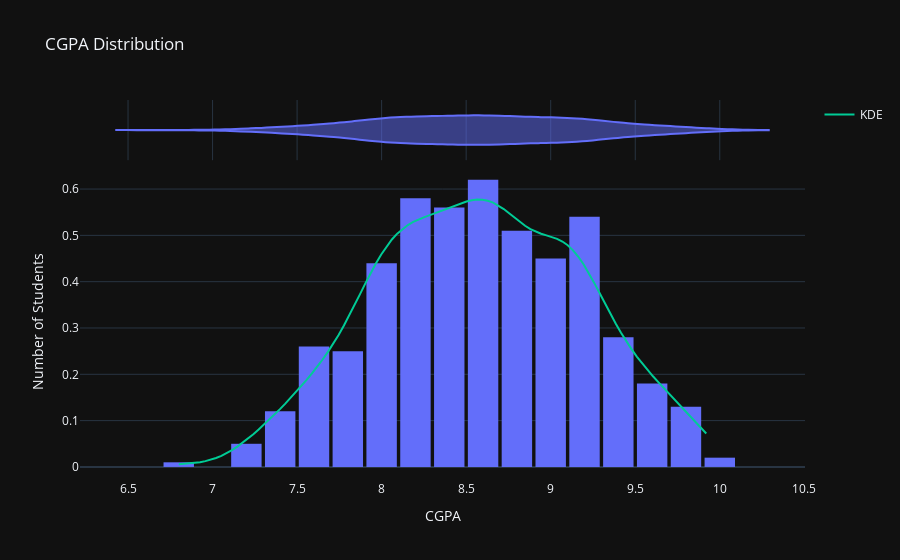

Notebook cell for this chart:
### Code cell
fig = px.histogram(adm_data, x='CGPA', nbins=20, marginal="violin", histnorm='probability density', title='CGPA Distribution')


# Extract the CGPA column
x = adm_data['CGPA']
# Create KDE line using scipy
kde = gaussian_kde(x)
x_range = np.linspace(x.min(), x.max(), 100)
kde_values = kde(x_range)

# Add KDE to the same figure
fig.add_trace(go.Scatter(x=x_range, y=kde_values, mode='lines', name='KDE'))


fig.update_layout(bargap=0.1,template='plotly_dark', yaxis_title='Number of Students')
fig.show(renderer="vscode")

### Figure 1 — Plotly figure (JSON) as saved in the notebook; plotly's stock layout.template omitted (floating-point values rounded to 4 significant figures; data arrays with more than 128 entries replaced by an {"elided": "..."} marker saying what was removed)
{"data": [{"bingroup": "x", "histnorm": "probability density", "hovertemplate": "CGPA=%{x}<br>probability density=%{y}<extra></extra>", "legendgroup": "", "marker": {"color": "#636efa", "pattern": {"shape": ""}}, "name": "", "nbinsx": 20, "orientation": "v", "showlegend": false, "type": "histogram", "x": {"elided": "500 float values"}, "xaxis": "x", "yaxis": "y"}, {"hovertemplate": "CGPA=%{x}<extra></extra>", "legendgroup": "", "marker": {"color": "#636efa"}, "name": "", "scalegroup": "x", "showlegend": false, "type": "violin", "x": {"elided": "500 float values"}, "xaxis": "x2", "yaxis": "y2"}, {"mode": "lines", "name": "KDE", "type": "scatter", "x": [6.8, 6.832, 6.863, 6.895, 6.926, 6.958, 6.989, 7.021, 7.052, 7.084, 7.115, 7.147, 7.178, 7.21, 7.241, 7.273, 7.304, 7.336, 7.367, 7.399, 7.43, 7.462, 7.493, 7.525, 7.556, 7.588, 7.619, 7.651, 7.682, 7.714, 7.745, 7.777, 7.808, 7.84, 7.872, 7.903, 7.935, 7.966, 7.998, 8.029, 8.061, 8.092, 8.124, 8.155, 8.187, 8.218, 8.25, 8.281, 8.313, 8.344, 8.376, 8.407, 8.439, 8.47, 8.502, 8.533, 8.565, 8.596, 8.628, 8.659, 8.691, 8.722, 8.754, 8.785, 8.817, 8.848, 8.88, 8.912, 8.943, 8.975, 9.006, 9.038, 9.069, 9.101, 9.132, 9.164, 9.195, 9.227, 9.258, 9.29, 9.321, 9.353, 9.384, 9.416, 9.447, 9.479, 9.51, 9.542, 9.573, 9.605, 9.636, 9.668, 9.699, 9.731, 9.762, 9.794, 9.825, 9.857, 9.888, 9.92], "y": [0.005913, 0.006595, 0.00747, 0.008658, 0.0103, 0.01253, 0.01549, 0.01929, 0.02401, 0.02968, 0.03629, 0.04378, 0.05206, 0.06105, 0.07061, 0.08068, 0.09117, 0.102, 0.1133, 0.1248, 0.1367, 0.149, 0.1616, 0.1746, 0.1881, 0.202, 0.2166, 0.232, 0.2484, 0.2661, 0.285, 0.3054, 0.327, 0.3496, 0.3727, 0.3958, 0.4182, 0.4394, 0.4589, 0.4762, 0.4912, 0.5038, 0.5141, 0.5223, 0.529, 0.5344, 0.539, 0.5431, 0.5472, 0.5515, 0.5559, 0.5605, 0.565, 0.5694, 0.5731, 0.5759, 0.5773, 0.577, 0.5748, 0.5706, 0.5645, 0.5568, 0.5479, 0.5385, 0.5292, 0.5208, 0.5136, 0.5079, 0.5035, 0.4999, 0.4965, 0.4924, 0.4867, 0.4786, 0.4677, 0.4538, 0.437, 0.4178, 0.3969, 0.3749, 0.3526, 0.3307, 0.3096, 0.2897, 0.2711, 0.2538, 0.2378, 0.2229, 0.209, 0.1957, 0.183, 0.1706, 0.1583, 0.1461, 0.1338, 0.1214, 0.1089, 0.09647, 0.0842, 0.07229]}], "layout": {"bargap": 0.1, "barmode": "relative", "legend": {"tracegroupgap": 0}, "title": {"text": "CGPA Distribution"}, "xaxis": {"anchor": "y", "domain": [0, 1], "title": {"text": "CGPA"}}, "xaxis2": {"anchor": "y2", "domain": [0, 1], "matches": "x", "showgrid": true, "showticklabels": false}, "yaxis": {"anchor": "x", "domain": [0, 0.8316], "title": {"text": "Number of Students"}}, "yaxis2": {"anchor": "x2", "domain": [0.8416, 1], "matches": "y2", "showgrid": false, "showline": false, "showticklabels": false, "ticks": ""}}}
